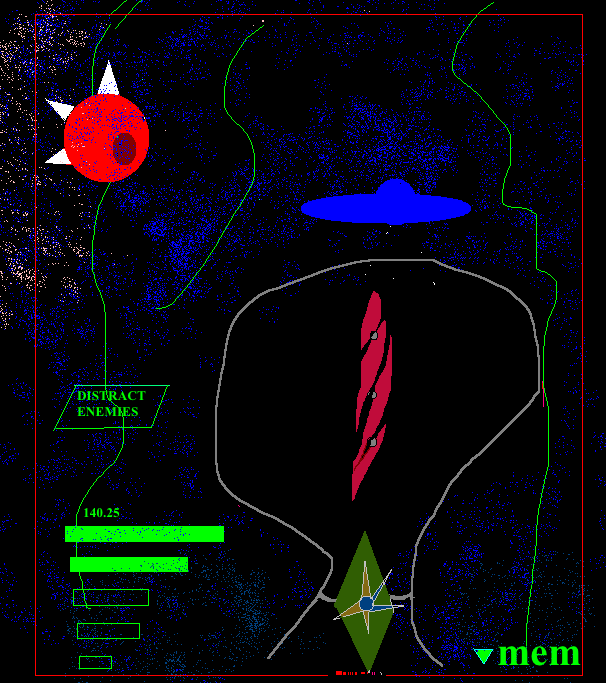
#> input picture aliens 2.jpg, 606 x 683 px
$ python M1.1_grayscale.py
#> lines starting #> are read from the running program, lines starting #| are printed output that depends on the picture
import cv2
import matplotlib.pyplot as plt
from pathlib import Path

image_path = Path(__file__).with_name('aliens 2.jpg')
image = cv2.imread(str(image_path))
#> image is the input picture: shape (683, 606, 3); mean B, G, R 15.2, 8.4, 9.2
if image is None:
    raise FileNotFoundError(f'Could not read image: {image_path}')

# Convert BGR to RGB
image_rgb = cv2.cvtColor(image, cv2.COLOR_BGR2RGB)
plt.imshow(image_rgb)
plt.title("RGB Image")
plt.show()

# Convert to Grayscale
gray_image = cv2.cvtColor(image, cv2.COLOR_BGR2GRAY)
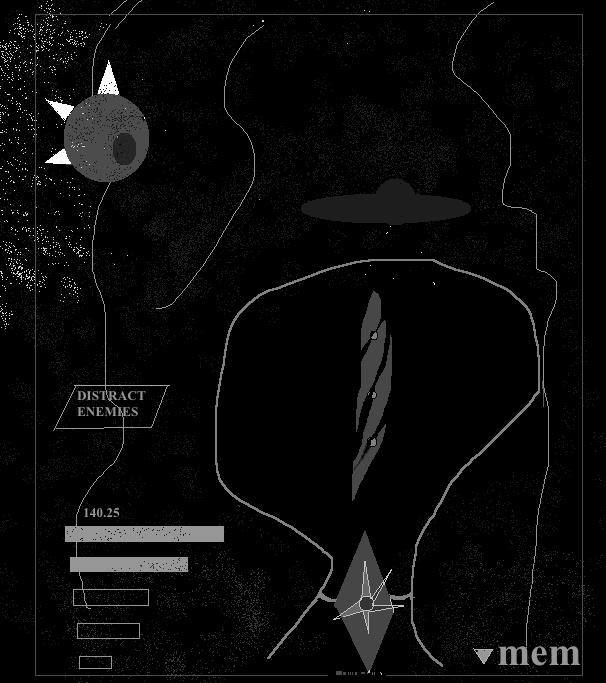
#> gray_image: shape (683, 606); min 0, max 255, mean 9.4
plt.imshow(gray_image, cmap='gray')
plt.title("Grayscale Image generated")
plt.show()

# Cropping the image
# Assume we know the region we want: rows 100 to 300, columns 200 to 400
cropped_image = image[100:20, 100:400]
#> cropped_image = empty array
#> (the run stopped early here; a loop or call above may not have finished)
